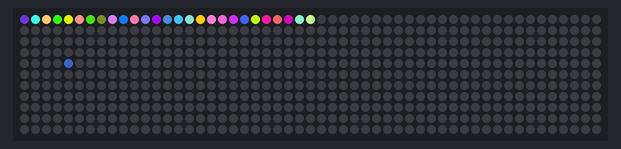
The program below on a simulated Raspberry Pi Pico running MicroPython. On the bench: 53×11 RGB LED matrix. Random numbers come from a fixed seed; what the program prints to the serial console is not drawn. At 13.8 s the program stops and its outputs stay as they are.

Above: at 2.45 s.
At 3.05 s:
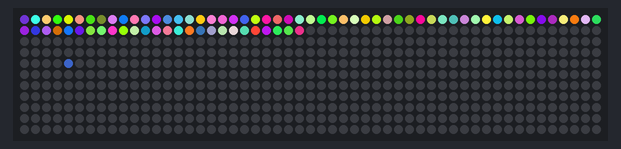
At 3.96 s:
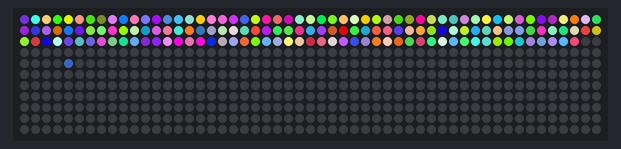
At 5.47 s:
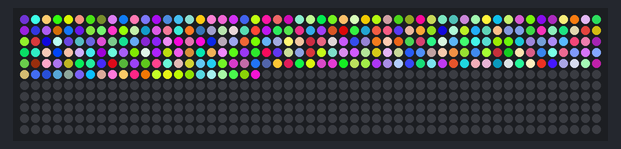
At 6.97 s:
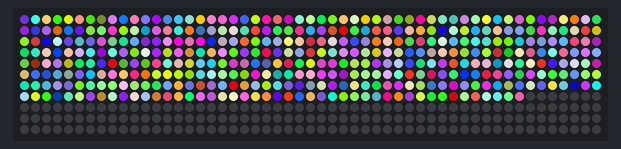
At 8.8 s:
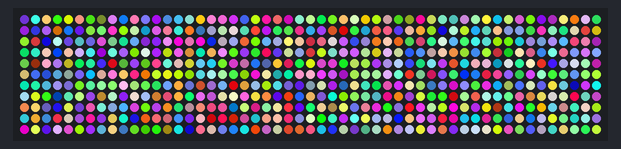

Measured:
- what the display in image 5 shows lasts 5.0 s, from 8.8 s to 13.8 s

The program:

basics-grafikktest.py
```python
from galactic import GalacticUnicorn
import time
from picographics import PicoGraphics, DISPLAY_GALACTIC_UNICORN as DISPLAY
import random

gu = GalacticUnicorn()
graphics = PicoGraphics(DISPLAY)

width = GalacticUnicorn.WIDTH
print("Bredde:",width,"piksler")
height = GalacticUnicorn.HEIGHT
print("Høgde:",height,"piksler")

gu.set_brightness(1)

# Koden lyser opp en enkel piksel (graphics.pixel bestemmer hvilken),
# lyser i 2 sekunder og slår seg av.
graphics.set_pen(graphics.create_pen(int(30), int(50), int(100))) # de tre verdiene er r, g, b
graphics.pixel(4, 4) # hvilken piksel
gu.update(graphics)
time.sleep(2)
gu.clear()

# Løkke som går gjennom alle pikslene
for x in range(height):
    for y in range(width):
        #graphics.set_pen(graphics.create_pen(255,0,0)) # rød farge på alle
        graphics.set_pen(graphics.create_pen(random.randint(0,255), random.randint(0,255), random.randint(0,255))) # tilfeldige farger for hver gang
        graphics.pixel(y, x)
        gu.update(graphics)

        time.sleep(0.01)

time.sleep(5)
gu.clear()
```
